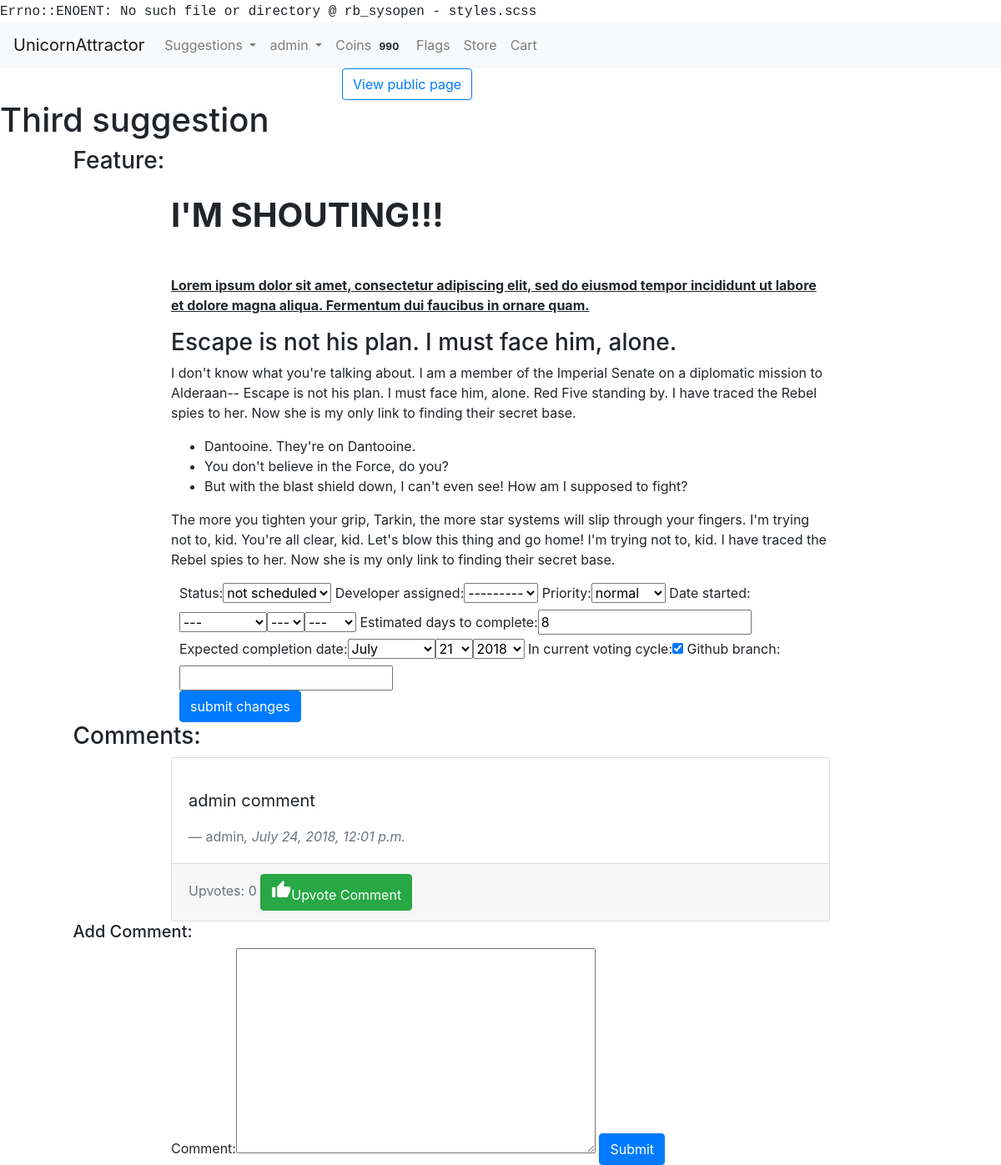
/suggestions/admin/106 (signed in), run on an earlier commit of the app's database.
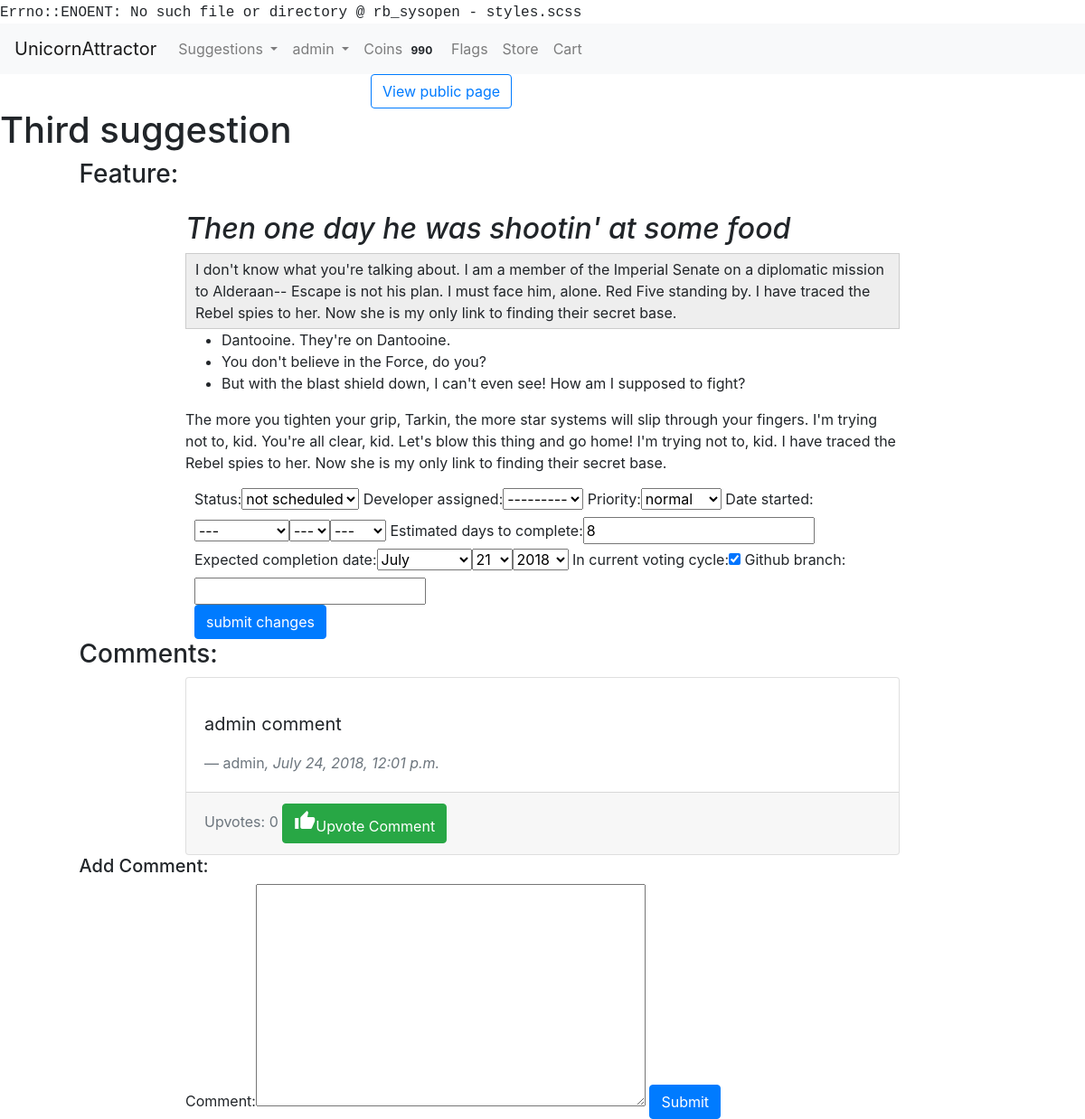
And on a later commit of the database.
### usersuggestions/models.py (models this page shows, shortened)
class Suggestion(models.Model):
    suggestion_choices = ((True, 'Feature'), (False, 'Bug Fix'))
    is_feature = models.BooleanField(blank=False, default=False, choices=suggestion_choices)
    user = models.ForeignKey(User, null=False, on_delete=models.PROTECT)
    title = models.CharField(max_length=200, blank=False)
    details = RichTextUploadingField()
    date_time = models.DateTimeField(auto_now_add=True)
    delay_submission = models.BooleanField(null=False, blank=True, default=False)

### usersuggestions/views.py (the view, shortened to what this page needs)
# urls.py: url(r'^admin/(?P<id>\d+)', render_suggestion_admin_page, name="admin_page"),
@login_required
def render_suggestion_admin_page(request, id):
    if not request.user.is_staff:
        return redirect("view_suggestion", id=id)
    suggestion = get_object_or_404(Suggestion, id=id)
    admin_page_values = get_object_or_404(SuggestionAdminPage, suggestion=suggestion)
    form = SuggestionAdminPageForm(instance=admin_page_values)
    comment_form = CommentForm(initial={"user": request.user, "suggestion": suggestion, "admin_page_comment": True, })
    comments = return_admin_suggestion_comments(suggestion)
    return render(request, "suggestion_admin_page.html",
                  {"form": form, "comment_form": comment_form, "comments": comments, "suggestion": suggestion})

### usersuggestions/forms.py
class SuggestionAdminPageForm(forms.ModelForm):
    def __init__(self, *args, **kwargs):
        super(SuggestionAdminPageForm, self).__init__(*args, **kwargs)
        self.fields["developer_assigned"].queryset = User.objects.filter(is_staff=True)
    class Meta:
        model = SuggestionAdminPage
        exclude = ["was_successful", "current_winner", "date_completed"]
        widgets = {"suggestion": forms.HiddenInput(), "date_started": forms.SelectDateWidget(),
                   "expected_completion_date": forms.SelectDateWidget(),
                   "estimated_days_to_complete": forms.NumberInput()}

class CommentForm(forms.ModelForm):
    class Meta:
        model = Comment
        exclude = ["date_time"]
        widgets = {"user": forms.HiddenInput(), "suggestion": forms.HiddenInput(),
                   "admin_page_comment": forms.HiddenInput()}

### accounts/models.py (called while the page is built)
    def __str__(self):
        return self.username

### market/cart.py (called while the page is built)
    def __len__(self):
        return sum(item['quantity'] for item in self.cart.values())

### market/coins.py (called while the page is built)
def return_user_coins(user):
    UserCoins.objects.get_or_create(user=user)
    user_row = UserCoins.objects.get(user=user)
    return user_row.coins

### usersuggestions/templates/suggestion_admin_page.html (shortened to what this page needs)
{% extends 'base.html' %} {% block title %} Suggestion Admin Page {% endblock %} {% load bootstrap_tags %}  {% block content %}
<main id="view-suggestion">
    <div class="row btn-row">
        <div class="col-xs-6 col-md-4 offset-xs-3 offset-md-4">
            <a class="btn btn-outline-primary" href="{% url 'view_suggestion' suggestion.id %}" role="button">View
                public page</a>
        </div>
    </div>
    <h1 id="suggestion-title">{{ suggestion.title }}</h1>
    <div class="row">
        <div class="offset-1">
            <h3 id="details-title">{{ suggestion.get_is_feature_display }}:</h3>
        </div>
    </div>
    <div class="row">
        <div class="col-xs-10 col-md-8 offset-xs-1 offset-md-2">
            <div id="details-section">
                <p>{{ suggestion.details|safe }}</p>
            </div>
        </div>
    </div>
    <div class="col-xs-10 col-md-8 offset-md-2 offset-xs-1">
        <form id="admin-page-form" method="POST">
            {{ form|as_bootstrap }}
            <input type="submit" class="btn btn-primary" value="submit changes" name="adminPageSubmit">
        </form>
    </div>
</main>
<footer id="suggestion-comments">
    <div id="comments">
        <div class="row">
            <div class="offset-1">
                <h3 id="comments-title">Comments:</h3>
            </div>
        </div>
        {% for comment in comments %}
        <div class="row">
            <div class="col-xs-10 col-md-8 offset-xs-1 offset-md-2">
                <div class="card">
                    <div class="card-body">
                        <blockquote class="blockquote mb-0">
                            <p>{{ comment.comment|safe }}</p>
                            <footer class="blockquote-footer">{{ comment.user }}<cite title="Source Title">, {{ comment.date_time }}</cite></footer>
                        </blockquote>
                    </div>
                    <div class="card-footer text-muted">
                        Upvotes: {{ comment.upvotes }} <a class="btn upvote-btn btn-success "
                                                          href="{% url 'upvote_comment' comment.id %}" role="button">
                        <i class="material-icons">thumb_up</i>Upvote Comment</a>
                    </div>
                </div>
            </div>
        </div>
        {% endfor %}
        <div class="row">
            <div class="offset-1">
                <h5 id="add-comment-title">Add Comment:</h5>
            </div>
        </div>
        <div class="row">
            <div class="col-xs-10 col-md-8 offset-xs-1 offset-md-2">
                <form method="POST">
                    {{ comment_form|as_bootstrap }} {% csrf_token %}
                    <input type="submit" class="btn btn-primary" value="Submit" name="postComment">
                </form>
            </div>
        </div>
    </div>
</footer>
{% endblock %}

What changed in the data, as far as the page shows it:
changed Suggestion "Third suggestion": details "I'M SHOUTING!!! Lorem ipsum dolor sit amet, consectetur adipiscing elit, sed do eiusmod tempor incididunt ut labore et dolore magna aliqua. Fermentum dui faucibus in ornare quam. Escape is not his plan. I must face him, alone. I don't know what…" → "Then one day he was shootin' at some food I don't know what…"
